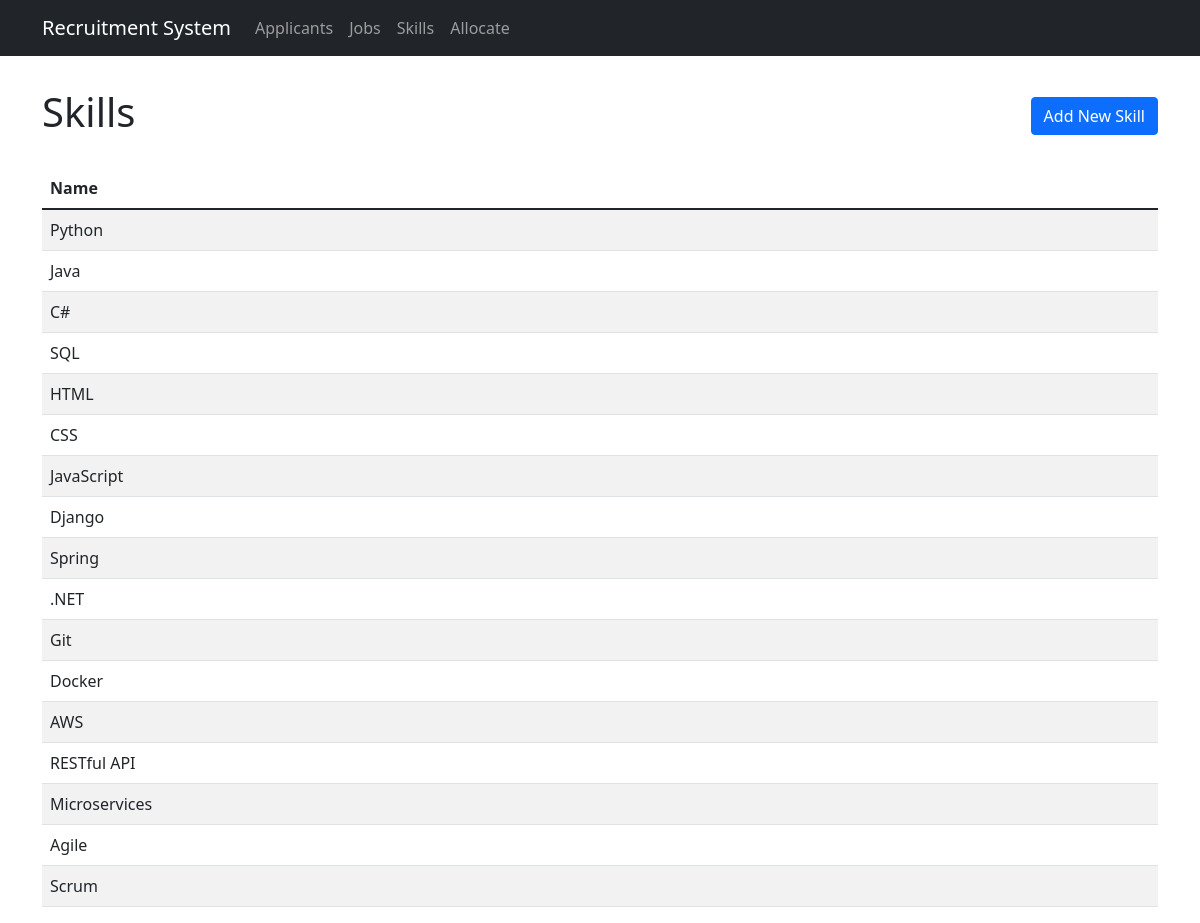
/skills, run on the app's committed database.
### tables this page shows
CREATE TABLE skills (
        id INTEGER PRIMARY KEY AUTOINCREMENT,
        name TEXT NOT NULL UNIQUE
    );

### app.py (the view)
@app.route('/skills')
def skills():
    conn = get_db_connection()
    skills = conn.execute('SELECT * FROM skills').fetchall()
    conn.close()
    return render_template('skills.html', skills=skills)

### app.py (called while the page is built)
def get_db_connection():
    conn = sqlite3.connect(DATABASE)
    conn.row_factory = sqlite3.Row
    return conn

### templates/skills.html (shortened to what this page needs)
{% extends "base.html" %}
{% block content %}
<div class="d-flex justify-content-between align-items-center mb-4">
    <h1>Skills</h1>
    <a href="{{ url_for('add_skill') }}" class="btn btn-primary">Add New Skill</a>
</div>
<div class="table-responsive">
    <table class="table table-striped">
        <thead>
            <tr>
                <th>Name</th>
            </tr>
        </thead>
        <tbody>
            {% for skill in skills %}
            <tr>
                <td>{{ skill['name'] }}</td>
            </tr>
            {% endfor %}
        </tbody>
    </table>
</div>
{% endblock %}

### data on the page
skills: name "Python"
skills: name "Java"
skills: name "C#"
skills: name "SQL"
skills: name "HTML"
skills: name "CSS"
skills: name "JavaScript"
skills: name "Django"
skills: name "Spring"
skills: name ".NET"
skills: name "Git"
skills: name "Docker"
skills: name "AWS"
skills: name "RESTful API"
skills: name "Microservices"
skills: name "Agile"
skills: name "Scrum"
